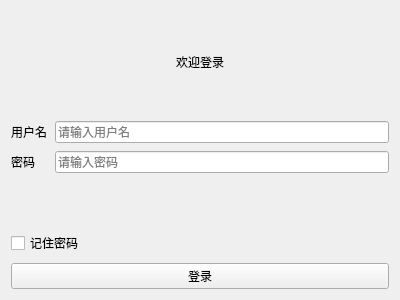
<?xml version="1.0" encoding="UTF-8"?>
<ui version="4.0">
 <class>LoginForm</class>
 <widget class="QWidget" name="LoginForm">
  <property name="geometry">
   <rect>
    <x>0</x>
    <y>0</y>
    <width>400</width>
    <height>300</height>
   </rect>
  </property>
  <property name="windowTitle">
   <string>登录</string>
  </property>
  <layout class="QVBoxLayout" name="verticalLayout">
   <property name="spacing">
    <number>8</number>
   </property>
   <item>
    <widget class="QLabel" name="titleLabel">
     <property name="text">
      <string>欢迎登录</string>
     </property>
     <property name="alignment">
      <set>Qt::AlignCenter</set>
     </property>
    </widget>
   </item>
   <item>
    <layout class="QFormLayout" name="formLayout">
     <item row="0" column="0">
      <widget class="QLabel" name="userLabel">
       <property name="text">
        <string>用户名</string>
       </property>
      </widget>
     </item>
     <item row="0" column="1">
      <widget class="QLineEdit" name="userEdit">
       <property name="placeholderText">
        <string>请输入用户名</string>
       </property>
      </widget>
     </item>
     <item row="1" column="0">
      <widget class="QLabel" name="pwdLabel">
       <property name="text">
        <string>密码</string>
       </property>
      </widget>
     </item>
     <item row="1" column="1">
      <widget class="QLineEdit" name="pwdEdit">
       <property name="echoMode">
        <enum>QLineEdit::Password</enum>
       </property>
       <property name="placeholderText">
        <string>请输入密码</string>
       </property>
      </widget>
     </item>
    </layout>
   </item>
   <item>
    <widget class="QCheckBox" name="rememberBox">
     <property name="text">
      <string>记住密码</string>
     </property>
    </widget>
   </item>
   <item>
    <widget class="QPushButton" name="loginBtn">
     <property name="text">
      <string>登录</string>
     </property>
    </widget>
   </item>
  </layout>
 </widget>
 <resources/>
 <connections>
  <connection>
   <sender>loginBtn</sender>
   <signal>clicked()</signal>
   <receiver>LoginForm</receiver>
   <slot>close()</slot>
  </connection>
 </connections>
</ui>
